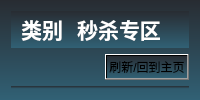
      <widget class="QWidget" name="shopTab">
       <property name="styleSheet">
        <string notr="true">*{
background-color:qlineargradient(spread:pad, x1:0, y1:0, x2:0, y2:1, stop:0 rgb(40, 44, 50), stop:1 rgb(49, 97, 117))

}
QMenu::item 
{
     background-color:rgb(42, 42, 42);
}
 
/*选择项设置*/
QMenu::item:selected 
{
     background-color: rgb(36, 58, 99);
}
QMenuBar::item:selected{
background-color:rgb(51, 124, 188);
color:white;
}
QMenuBar::item{
color:white;
font:20px;
}</string>
       </property>
       <attribute name="title">
        <string>商店</string>
       </attribute>
       <layout class="QVBoxLayout" name="verticalLayout_10">
        <item>
         <layout class="QVBoxLayout" name="verticalLayout_7" stretch="1,0,18">
          <item>
           <widget class="QMenuBar" name="menu">
            <property name="font">
             <font>
              <family>Microsoft YaHei</family>
              <pointsize>16</pointsize>
              <weight>75</weight>
              <bold>true</bold>
             </font>
            </property>
            <widget class="QMenu" name="menuCategory">
             <property name="font">
              <font>
               <family>Microsoft YaHei</family>
               <pointsize>9</pointsize>
               <weight>50</weight>
               <bold>false</bold>
              </font>
             </property>
             <property name="title">
              <string>类别</string>
             </property>
            </widget>
            <widget class="QMenu" name="menuFlash">
             <property name="title">
              <string>秒杀专区</string>
             </property>
            </widget>
            <addaction name="menuCategory"/>
            <addaction name="menuFlash"/>
           </widget>
          </item>
          <item>
           <layout class="QHBoxLayout" name="horizontalLayout_11" stretch="9,1">
            <item>
             <spacer name="horizontalSpacer_10">
              <property name="orientation">
               <enum>Qt::Horizontal</enum>
              </property>
              <property name="sizeHint" stdset="0">
               <size>
                <width>40</width>
                <height>20</height>
               </size>
              </property>
             </spacer>
            </item>
            <item>
             <widget class="QPushButton" name="refreshPushButton">
              <property name="text">
               <string>刷新/回到主页</string>
              </property>
             </widget>
            </item>
           </layout>
          </item>
          <item>
           <widget class="ProductRefreshWidget" name="productRefreshWidget" native="true"/>
          </item>
         </layout>
        </item>
       </layout>
       <action name="settingAction">
        <property name="text">
         <string>设置</string>
        </property>
       </action>
       <action name="switchAccountAction">
        <property name="text">
         <string>切换账户</string>
        </property>
       </action>
       <action name="exitAction">
        <property name="text">
         <string>退出</string>
        </property>
       </action>
       <action name="serviceAction">
        <property name="text">
         <string>XMall客服</string>
        </property>
       </action>
      </widget>
